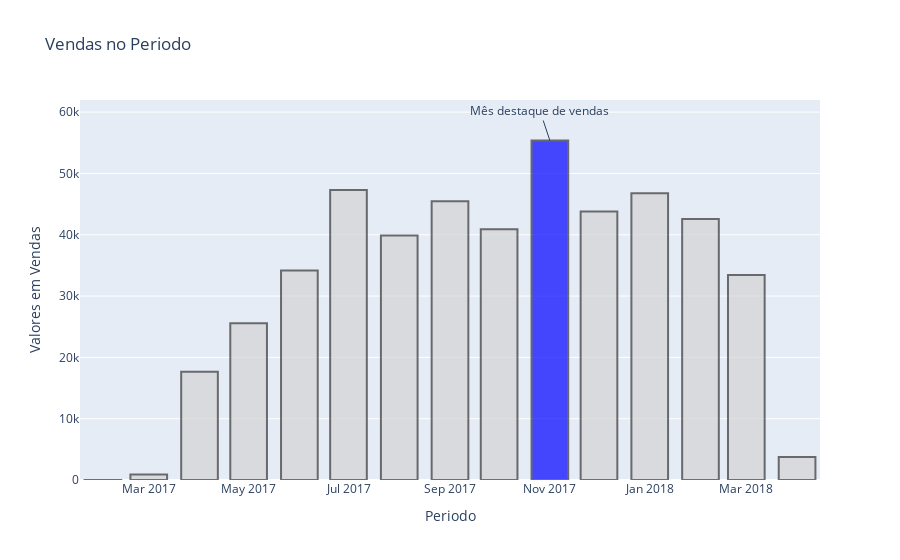

Here is the notebook cell this chart was saved with:
### Markdown cell above
**Plota o gráfico de vendas com um destaque de cor e anotação para o mês que teve mais vendas**

### Code cell
data = [go.Bar(x=vendas_por_mes.index,
               y=vendas_por_mes.values,
               marker = {'color': cores,
                         'line': {'color': '#333',
                                 'width': 2}
                        },
               opacity= 0.7
              )
       ]

# Criando Layout
configuracoes_layout = go.Layout(title='Vendas no Periodo',
                                 yaxis={'title':'Valores em Vendas'},
                                 xaxis={'title': 'Periodo'},
                                 # texto na barra de destaque
                                 annotations = [{'text':'Mês destaque de vendas',
                                                'x':mes_maximo_de_vendas,
                                                'y':maximo_de_vendas}
                                               ]
                                                                                              
                                )

# Objeto figura

fig = go.Figure(data=data, layout=configuracoes_layout)

# plotando o grafico
py.iplot(fig)

### Figure 1 — Plotly figure (JSON) as saved in the notebook; plotly's stock layout.template omitted (floating-point values rounded to 4 significant figures)
{"data": [{"marker": {"color": ["lightgray", "lightgray", "lightgray", "lightgray", "lightgray", "lightgray", "lightgray", "lightgray", "lightgray", "blue", "lightgray", "lightgray", "lightgray", "lightgray", "lightgray"], "line": {"color": "#333", "width": 2}}, "opacity": 0.7, "type": "bar", "x": ["2017-02", "2017-03", "2017-04", "2017-05", "2017-06", "2017-07", "2017-08", "2017-09", "2017-10", "2017-11", "2017-12", "2018-01", "2018-02", "2018-03", "2018-04"], "y": [9.99, 902.9, 17650.0, 25560.0, 34170.0, 47280.0, 39900.0, 45460.0, 40910.0, 55370.0, 43810.0, 46760.0, 42560.0, 33440.0, 3754.0]}], "layout": {"annotations": [{"text": "Mês destaque de vendas", "x": "2017-11", "y": 55370.0}], "title": {"text": "Vendas no Periodo"}, "xaxis": {"title": {"text": "Periodo"}}, "yaxis": {"title": {"text": "Valores em Vendas"}}}}
